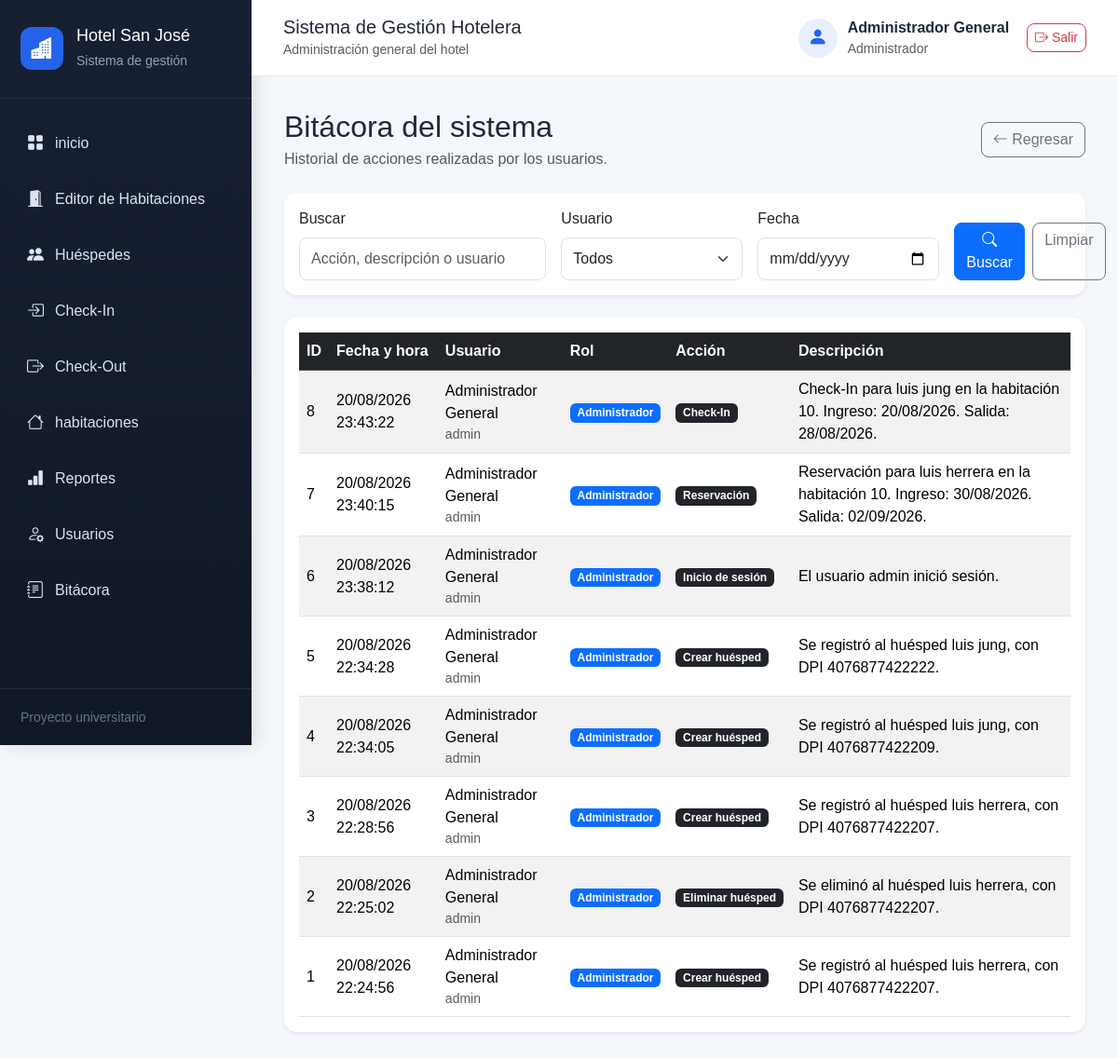
The app's page /bitacora (signed in), older data.
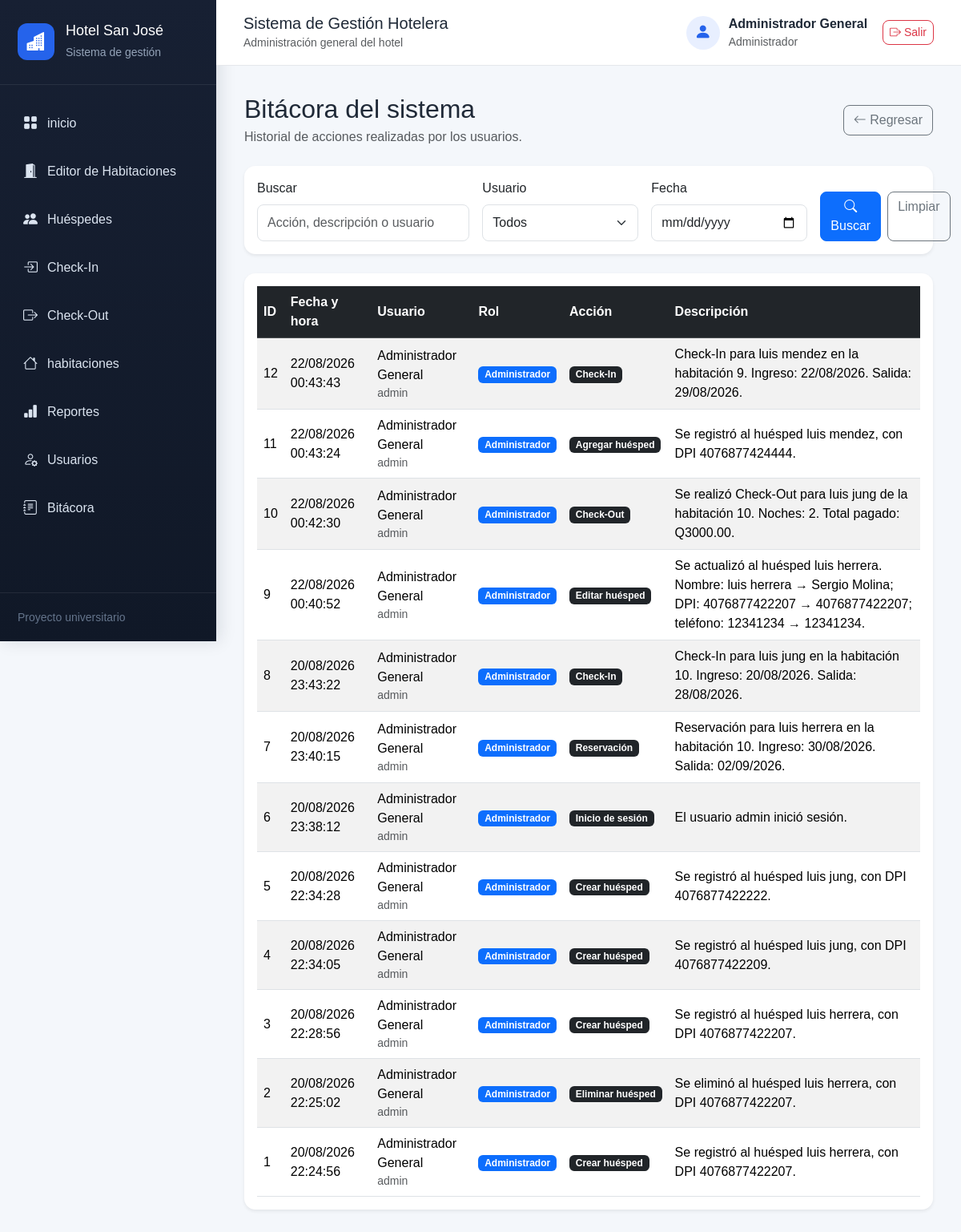
The same page, newer data.
### models.py (models this page shows, shortened)
class Usuario(db.Model):
    __tablename__ = "usuarios"
    id = db.Column(
        db.Integer,
        primary_key=True
    )
    nombre = db.Column(
        db.String(100),
        nullable=False
    )
    usuario = db.Column(
        db.String(50),
        unique=True,
        nullable=False
    )
    contrasena_hash = db.Column(
        db.String(255),
        nullable=False
    )
    rol = db.Column(
        db.String(20),
        nullable=False,
        default="Recepcionista"
    )
    activo = db.Column(
        db.Boolean,
        nullable=False,
        default=True
    )
    bitacoras = db.relationship(
        "Bitacora",
        backref="usuario_registro",
        lazy=True
    )

class Bitacora(db.Model):
    __tablename__ = "bitacora"
    id = db.Column(
        db.Integer,
        primary_key=True
    )
    accion = db.Column(
        db.String(100),
        nullable=False
    )
    descripcion = db.Column(
        db.String(255),
        nullable=False
    )
    fecha_hora = db.Column(
        db.DateTime,
        nullable=False,
        default=datetime.now
    )
    usuario_id = db.Column(
        db.Integer,
        db.ForeignKey("usuarios.id"),
        nullable=True
    )

### routes/bitacora.py (the view, shortened to what this page needs)
@bitacora_bp.route("/bitacora")
@solo_administrador
def listar_bitacora():
    busqueda = request.args.get(
        "buscar",
        ""
    ).strip()
    usuario_id = request.args.get(
        "usuario_id",
        ""
    ).strip()
    fecha = request.args.get(
        "fecha",
        ""
    ).strip()
    consulta = Bitacora.query.outerjoin(
        Usuario,
        Bitacora.usuario_id == Usuario.id
    )
    registros = consulta.order_by(
        Bitacora.fecha_hora.desc()
    ).all()
    usuarios = Usuario.query.order_by(
        Usuario.nombre
    ).all()
    return render_template(
        "bitacora.html",
        registros=registros,
        usuarios=usuarios,
        busqueda=busqueda,
        usuario_seleccionado=usuario_id,
        fecha_seleccionada=fecha
    )

### app.py (called while the page is built)
@app.before_request
def proteger_sistema():
    rutas_publicas = {
        "auth.login",
        "static"
    }
    if request.endpoint is None:
        return None
    if request.endpoint in rutas_publicas:
        return None
    if "usuario_id" not in session:
        return redirect(
            url_for("auth.login")
        )
    return None

### routes/bitacora.py (called while the page is built, shortened)
def solo_administrador(funcion):
    @wraps(funcion)
    def funcion_protegida(*args, **kwargs):
        return funcion(*args, **kwargs)
    return funcion_protegida

### templates/bitacora.html (shortened to what this page needs)
{% extends "base.html" %}
{% block contenido %}
<div class="d-flex justify-content-between align-items-center mb-4">
    <div>
        <h2 class="mb-1">
            Bitácora del sistema
        </h2>
        <p class="text-muted mb-0">
            Historial de acciones realizadas por los usuarios.
        </p>
    </div>
    <a
        href="{{ url_for('dashboard.inicio') }}"
        class="btn btn-outline-secondary"
    >
        <i class="bi bi-arrow-left"></i>
        Regresar
    </a>
</div>
<div class="card shadow-sm mb-4">
    <div class="card-body">
        <form
            method="GET"
            action="{{ url_for('bitacora.listar_bitacora') }}"
            class="row g-3"
        >
            <div class="col-md-4">
                <label
                    for="buscar"
                    class="form-label"
                >
                    Buscar
                </label>
                <input
                    type="text"
                    class="form-control"
                    id="buscar"
                    name="buscar"
                    value="{{ busqueda }}"
                    placeholder="Acción, descripción o usuario"
                >
            </div>
            <div class="col-md-3">
                <label
                    for="usuario_id"
                    class="form-label"
                >
                    Usuario
                </label>
                <select
                    class="form-select"
                    id="usuario_id"
                    name="usuario_id"
                >
                    <option value="">
                        Todos
                    </option>
                </select>
            </div>
            <div class="col-md-3">
                <label
                    for="fecha"
                    class="form-label"
                >
                    Fecha
                </label>
                <input
                    type="date"
                    class="form-control"
                    id="fecha"
                    name="fecha"
                    value="{{ fecha_seleccionada }}"
                >
            </div>
            <div class="col-md-2 d-flex align-items-end">
                <div class="d-flex gap-2">
                    <button
                        type="submit"
                        class="btn btn-primary"
                    >
                        <i class="bi bi-search"></i>
                        Buscar
                    </button>
                    <a
                        href="{{ url_for('bitacora.listar_bitacora') }}"
                        class="btn btn-outline-secondary"
                    >
                        Limpiar
                    </a>
                </div>
            </div>
        </form>
    </div>
</div>
<div class="card shadow-sm">
    <div class="card-body">
        <div class="table-responsive">
            <table class="table table-striped table-hover align-middle mb-0">
                <thead class="table-dark">
                    <tr>
                        <th>ID</th>
                        <th>Fecha y hora</th>
                        <th>Usuario</th>
                        <th>Rol</th>
                        <th>Acción</th>
                        <th>Descripción</th>
                    </tr>
                </thead>
                <tbody>
                    {% for registro in registros %}
                        <tr>
                            <td>
                                {{ registro.id }}
                            </td>
                            <td>
                                {{ registro.fecha_hora.strftime("%d/%m/%Y %H:%M:%S") }}
                            </td>
                            <td>
                                {% if registro.usuario_registro %}
                                    {{ registro.usuario_registro.nombre }}
                                    <small class="d-block text-muted">
                                        {{ registro.usuario_registro.usuario }}
                                    </small>
                                {% else %}
                                    <span class="text-muted">
                                        Sistema
                                    </span>
                                {% endif %}
                            </td>
                            <td>
                                {% if registro.usuario_registro %}
                                    {% if registro.usuario_registro.rol == "Administrador" %}
                                        <span class="badge bg-primary">
                                            Administrador
                                        </span>
                                    {% else %}
                                        <span class="badge bg-success">
                                            Recepcionista
                                        </span>
                                    {% endif %}
                                {% else %}
                                    <span class="badge bg-secondary">
                                        Sistema
                                    </span>
                                {% endif %}
                            </td>
                            <td>
                                <span class="badge bg-dark">
                                    {{ registro.accion }}
                                </span>
                            </td>
                            <td>
                                {{ registro.descripcion }}
                            </td>
                        </tr>
                    {% endfor %}
                </tbody>
            </table>
        </div>
    </div>
</div>
{% endblock %}

### templates/base.html (shortened to what this page needs)
<!DOCTYPE html>
<html lang="es">
<head>
    <link
        href="https://cdn.jsdelivr.net/npm/bootstrap@5.3.3/dist/css/bootstrap.min.css"
        rel="stylesheet"
    >
    <link
        rel="stylesheet"
        href="https://cdn.jsdelivr.net/npm/bootstrap-icons@1.11.3/font/bootstrap-icons.min.css"
    >
    <link
        rel="stylesheet"
        href="{{ url_for('static', filename='css/estilos.css') }}"
    >
</head>
<body>
<div class="contenedor-principal">
    <aside class="sidebar">
        <div class="sidebar-encabezado">
            <div class="logo-hotel">
                <i class="bi bi-buildings-fill"></i>
            </div>
            <div>
                <h4>Hotel San José</h4>
                <small>Sistema de gestión</small>
            </div>
        </div>
        <nav class="sidebar-menu">
            <a href="{{ url_for('dashboard.inicio') }}">
                <i class="bi bi-grid-fill"></i>
                inicio
            </a>
            <a href="{{ url_for('habitaciones.listar_habitaciones') }}">
                <i class="bi bi-door-open-fill"></i>
                Editor de Habitaciones
            </a>
            <a href="{{ url_for('huespedes.listar_huespedes') }}">
                <i class="bi bi-people-fill"></i>
                Huéspedes
            </a>
            <a href="{{ url_for('reservas.checkin') }}">
                <i class="bi bi-box-arrow-in-right"></i>
                Check-In
            </a>
            <a href="{{ url_for('reservas.checkout') }}">
    <i class="bi bi-box-arrow-right"></i>
    Check-Out
</a>
<a href="{{ url_for('calendario.mostrar_calendario') }}">
    <i class="bi bi-house"></i>
    habitaciones
</a>
<a href="{{ url_for('reportes.mostrar_reportes') }}">
    <i class="bi bi-bar-chart-fill"></i>
    Reportes
</a>
{% if session.get("rol") == "Administrador" %}
    <a href="{{ url_for('usuarios.listar_usuarios') }}">
        <i class="bi bi-person-gear"></i>
        Usuarios
    </a>
    <a href="{{ url_for('bitacora.listar_bitacora') }}">
        <i class="bi bi-journal-text"></i>
        Bitácora
    </a>
{% endif %}
        </nav>
        <div class="sidebar-pie">
            <small>Proyecto universitario</small>
        </div>
    </aside>
    <main class="contenido">
        <header class="barra-superior">
            <div>
                <h5 class="mb-0">Sistema de Gestión Hotelera</h5>
                <small class="text-muted">
                    Administración general del hotel
                </small>
            </div>
            <div class="usuario">
    <div class="usuario-icono">
        <i class="bi bi-person-fill"></i>
    </div>
   <div>
    <strong>
        {{ session.get("nombre_usuario", "Usuario") }}
    </strong>
    <small class="text-muted">
        {{ session.get("rol", "") }}
    </small>
</div>
    <a
        href="{{ url_for('auth.logout') }}"
        class="btn btn-outline-danger btn-sm ms-2"
        title="Cerrar sesión"
    >
        <i class="bi bi-box-arrow-right"></i>
        Salir
    </a>
</div>
        </header>
        <section class="contenido-pagina">
            {% block contenido %}
            {% endblock %}
        </section>
    </main>
</div>
</body>
</html>

### static/css/estilos.css (style rules this page uses)
* { box-sizing: border-box; }
body { margin: 0; background-color: #f4f7fb; font-family: Arial, Helvetica, sans-serif; color: #1f2937; }
.contenedor-principal { display: flex; min-height: 100vh; }
.sidebar { width: 270px; min-height: 100vh; background: linear-gradient(180deg, #172033 0%, #101827 100%); color: white; position: fixed; top: 0; left: 0; display: flex; flex-direction: column; box-shadow: 4px 0 20px rgba(15, 23, 42, 0.12); }
.sidebar-encabezado { display: flex; align-items: center; gap: 14px; padding: 28px 22px; border-bottom: 1px solid rgba(255, 255, 255, 0.08); }
.logo-hotel { width: 46px; height: 46px; border-radius: 12px; background-color: #2563eb; display: flex; justify-content: center; align-items: center; font-size: 23px; }
.sidebar-encabezado h4 { margin: 0 0 3px; font-size: 18px; }
.sidebar-encabezado small { color: #94a3b8; }
.sidebar-menu { padding: 22px 14px; flex: 1; }
.sidebar-menu a { display: flex; align-items: center; gap: 12px; padding: 13px 15px; margin-bottom: 7px; color: #dbe4f0; text-decoration: none; border-radius: 9px; transition: all 0.2s ease; }
.sidebar-menu a i { font-size: 18px; }
.sidebar-pie { padding: 18px 22px; color: #64748b; border-top: 1px solid rgba(255, 255, 255, 0.08); }
.contenido { width: calc(100% - 270px); margin-left: 270px; }
.barra-superior { min-height: 82px; padding: 14px 34px; background-color: white; border-bottom: 1px solid #e5e7eb; display: flex; align-items: center; justify-content: space-between; position: sticky; top: 0; z-index: 10; }
.usuario { display: flex; align-items: center; gap: 11px; }
.usuario-icono { width: 42px; height: 42px; border-radius: 50%; background-color: #e8efff; color: #2563eb; display: flex; align-items: center; justify-content: center; font-size: 21px; }
.usuario small { display: block; color: #6b7280; }
.contenido-pagina { padding: 35px; }
.card { border: none; border-radius: 14px; }
.table { margin-bottom: 0; }
.table th, .table td { vertical-align: middle; }
.btn { border-radius: 8px; }
.form-control, .form-select { border-radius: 8px; padding: 10px 12px; }

Row changes from the older to the newer data that the page shows:
added Bitacora: id "12", fecha_hora "22/08/2026 00:43:43", usuario_registro.nombre "Administrador General", usuario_registro.usuario "admin", accion "Check-In", descripcion "Check-In para luis mendez en la habitación 9. Ingreso: 22/08/2026. Salida: 29/08/2026."
added Bitacora: id "11", fecha_hora "22/08/2026 00:43:24", usuario_registro.nombre "Administrador General", usuario_registro.usuario "admin", accion "Agregar huésped", descripcion "Se registró al huésped luis mendez, con DPI 4076877424444."
added Bitacora: id "10", fecha_hora "22/08/2026 00:42:30", usuario_registro.nombre "Administrador General", usuario_registro.usuario "admin", accion "Check-Out", descripcion "Se realizó Check-Out para luis jung de la habitación 10. Noches: 2. Total pagado: Q3000.00."
added Bitacora: id "9", fecha_hora "22/08/2026 00:40:52", usuario_registro.nombre "Administrador General", usuario_registro.usuario "admin", accion "Editar huésped", descripcion "Se actualizó al huésped luis herrera. Nombre: luis herrera → Sergio Molina; DPI: 4076877422207 → 4076877422207; teléfono: 12341234 → 12341234."
